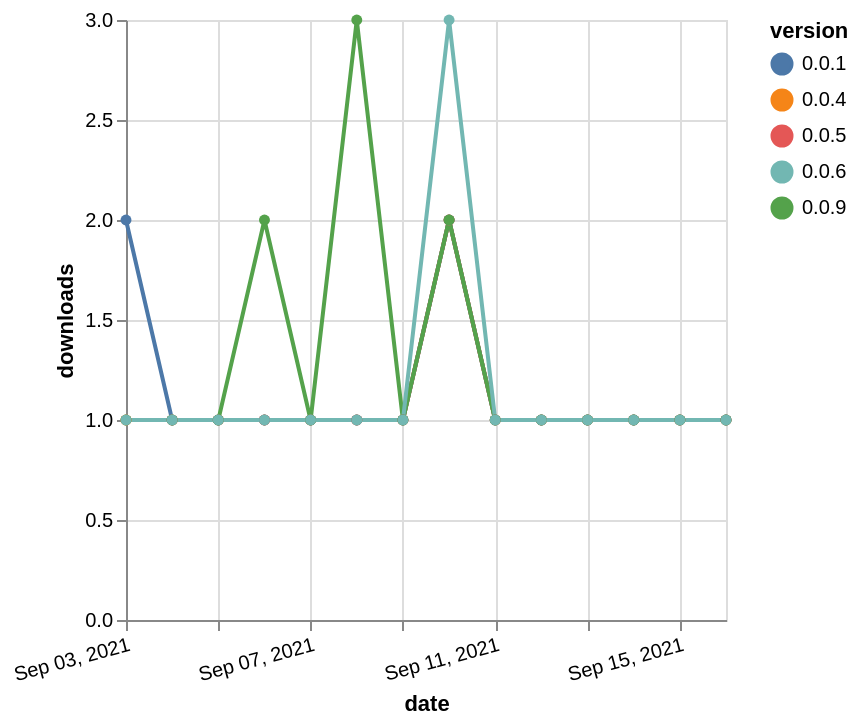

Vega-Lite specification stored for this chart:
### Vega-Lite specification from a JSON file in a GitHub repository (floating-point values rounded to 4 significant figures)
{"$schema": "https://vega.github.io/schema/vega-lite/v5.json", "description": "A simple bar chart with embedded data.", "data": {"values": [{"date": "2021-09-03", "total": 149, "delta": 1, "version": "0.0.5"}, {"date": "2021-09-04", "total": 150, "delta": 1, "version": "0.0.5"}, {"date": "2021-09-05", "total": 151, "delta": 1, "version": "0.0.5"}, {"date": "2021-09-06", "total": 152, "delta": 1, "version": "0.0.5"}, {"date": "2021-09-07", "total": 153, "delta": 1, "version": "0.0.5"}, {"date": "2021-09-08", "total": 154, "delta": 1, "version": "0.0.5"}, {"date": "2021-09-09", "total": 155, "delta": 1, "version": "0.0.5"}, {"date": "2021-09-10", "total": 157, "delta": 2, "version": "0.0.5"}, {"date": "2021-09-11", "total": 158, "delta": 1, "version": "0.0.5"}, {"date": "2021-09-12", "total": 159, "delta": 1, "version": "0.0.5"}, {"date": "2021-09-13", "total": 160, "delta": 1, "version": "0.0.5"}, {"date": "2021-09-14", "total": 161, "delta": 1, "version": "0.0.5"}, {"date": "2021-09-15", "total": 162, "delta": 1, "version": "0.0.5"}, {"date": "2021-09-16", "total": 163, "delta": 1, "version": "0.0.5"}, {"date": "2021-09-03", "total": 173, "delta": 1, "version": "0.0.4"}, {"date": "2021-09-04", "total": 174, "delta": 1, "version": "0.0.4"}, {"date": "2021-09-05", "total": 175, "delta": 1, "version": "0.0.4"}, {"date": "2021-09-06", "total": 176, "delta": 1, "version": "0.0.4"}, {"date": "2021-09-07", "total": 177, "delta": 1, "version": "0.0.4"}, {"date": "2021-09-08", "total": 178, "delta": 1, "version": "0.0.4"}, {"date": "2021-09-09", "total": 179, "delta": 1, "version": "0.0.4"}, {"date": "2021-09-10", "total": 181, "delta": 2, "version": "0.0.4"}, {"date": "2021-09-11", "total": 182, "delta": 1, "version": "0.0.4"}, {"date": "2021-09-12", "total": 183, "delta": 1, "version": "0.0.4"}, {"date": "2021-09-13", "total": 184, "delta": 1, "version": "0.0.4"}, {"date": "2021-09-14", "total": 185, "delta": 1, "version": "0.0.4"}, {"date": "2021-09-15", "total": 186, "delta": 1, "version": "0.0.4"}, {"date": "2021-09-16", "total": 187, "delta": 1, "version": "0.0.4"}, {"date": "2021-09-03", "total": 190, "delta": 2, "version": "0.0.1"}, {"date": "2021-09-04", "total": 191, "delta": 1, "version": "0.0.1"}, {"date": "2021-09-05", "total": 192, "delta": 1, "version": "0.0.1"}, {"date": "2021-09-06", "total": 193, "delta": 1, "version": "0.0.1"}, {"date": "2021-09-07", "total": 194, "delta": 1, "version": "0.0.1"}, {"date": "2021-09-08", "total": 195, "delta": 1, "version": "0.0.1"}, {"date": "2021-09-09", "total": 196, "delta": 1, "version": "0.0.1"}, {"date": "2021-09-10", "total": 198, "delta": 2, "version": "0.0.1"}, {"date": "2021-09-11", "total": 199, "delta": 1, "version": "0.0.1"}, {"date": "2021-09-12", "total": 200, "delta": 1, "version": "0.0.1"}, {"date": "2021-09-13", "total": 201, "delta": 1, "version": "0.0.1"}, {"date": "2021-09-14", "total": 202, "delta": 1, "version": "0.0.1"}, {"date": "2021-09-15", "total": 203, "delta": 1, "version": "0.0.1"}, {"date": "2021-09-16", "total": 204, "delta": 1, "version": "0.0.1"}, {"date": "2021-09-03", "total": 147, "delta": 1, "version": "0.0.9"}, {"date": "2021-09-04", "total": 148, "delta": 1, "version": "0.0.9"}, {"date": "2021-09-05", "total": 149, "delta": 1, "version": "0.0.9"}, {"date": "2021-09-06", "total": 151, "delta": 2, "version": "0.0.9"}, {"date": "2021-09-07", "total": 152, "delta": 1, "version": "0.0.9"}, {"date": "2021-09-08", "total": 155, "delta": 3, "version": "0.0.9"}, {"date": "2021-09-09", "total": 156, "delta": 1, "version": "0.0.9"}, {"date": "2021-09-10", "total": 158, "delta": 2, "version": "0.0.9"}, {"date": "2021-09-11", "total": 159, "delta": 1, "version": "0.0.9"}, {"date": "2021-09-12", "total": 160, "delta": 1, "version": "0.0.9"}, {"date": "2021-09-13", "total": 161, "delta": 1, "version": "0.0.9"}, {"date": "2021-09-14", "total": 162, "delta": 1, "version": "0.0.9"}, {"date": "2021-09-15", "total": 163, "delta": 1, "version": "0.0.9"}, {"date": "2021-09-16", "total": 164, "delta": 1, "version": "0.0.9"}, {"date": "2021-09-03", "total": 204, "delta": 1, "version": "0.0.6"}, {"date": "2021-09-04", "total": 205, "delta": 1, "version": "0.0.6"}, {"date": "2021-09-05", "total": 206, "delta": 1, "version": "0.0.6"}, {"date": "2021-09-06", "total": 207, "delta": 1, "version": "0.0.6"}, {"date": "2021-09-07", "total": 208, "delta": 1, "version": "0.0.6"}, {"date": "2021-09-08", "total": 209, "delta": 1, "version": "0.0.6"}, {"date": "2021-09-09", "total": 210, "delta": 1, "version": "0.0.6"}, {"date": "2021-09-10", "total": 213, "delta": 3, "version": "0.0.6"}, {"date": "2021-09-11", "total": 214, "delta": 1, "version": "0.0.6"}, {"date": "2021-09-12", "total": 215, "delta": 1, "version": "0.0.6"}, {"date": "2021-09-13", "total": 216, "delta": 1, "version": "0.0.6"}, {"date": "2021-09-14", "total": 217, "delta": 1, "version": "0.0.6"}, {"date": "2021-09-15", "total": 218, "delta": 1, "version": "0.0.6"}, {"date": "2021-09-16", "total": 219, "delta": 1, "version": "0.0.6"}]}, "width": "container", "mark": {"type": "line", "point": {"filled": true}}, "encoding": {"x": {"field": "date", "type": "temporal", "timeUnit": "yearmonthdate", "title": "date", "axis": {"labelAngle": -15}}, "y": {"field": "delta", "type": "quantitative", "title": "downloads"}, "color": {"field": "version", "type": "nominal"}, "tooltip": {"field": "delta"}}}
